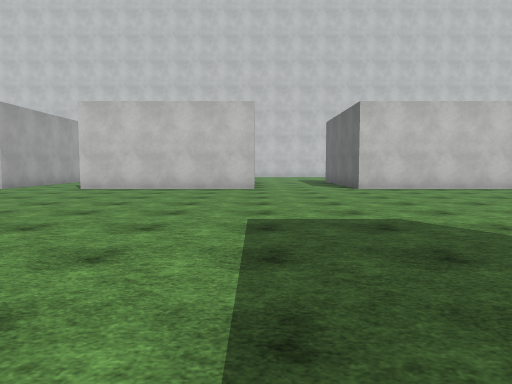
[1] (above)

24 first-person views from a walk through a Unity game level. The camera is 1.3 m above the floor, tilts 4° down and sees 70° across. The floor is counted in squares, 2 m on a side. Each view is taken from the middle of a square. On the plan, view 1 faces up. The plan holds only what a view shows up to about 11 squares ahead; the rest is blank. The place goes on beyond the plan. The player character is not drawn. Some animated figures are not drawn. Surface patterns are stand-ins for the level's own textures.

[2]
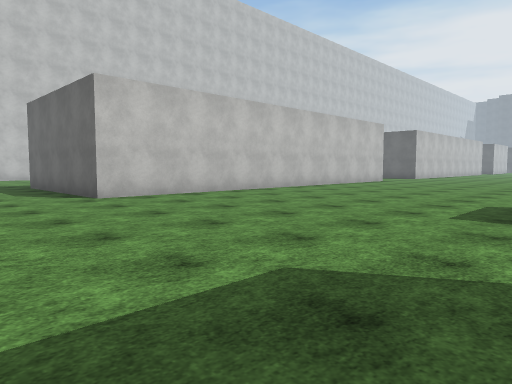

[3]
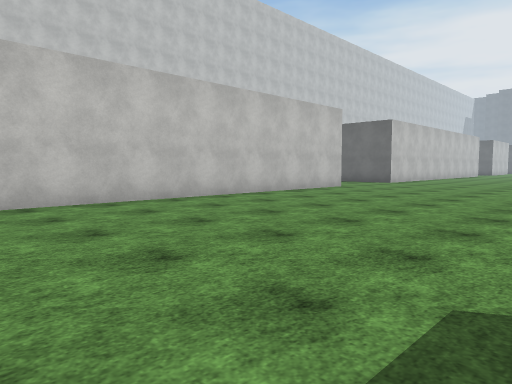

[4]
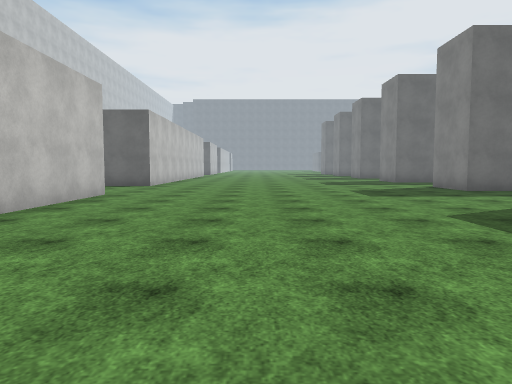

[5]
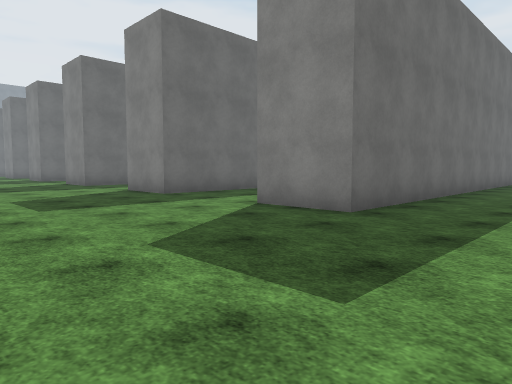

[6]
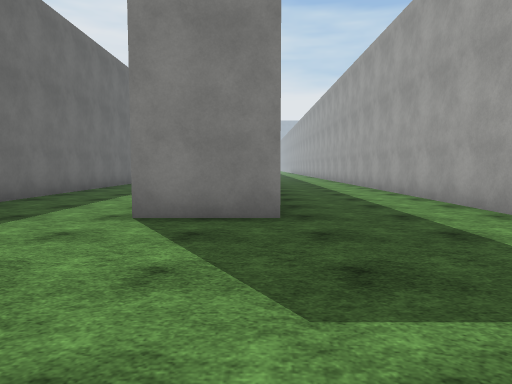

[7]
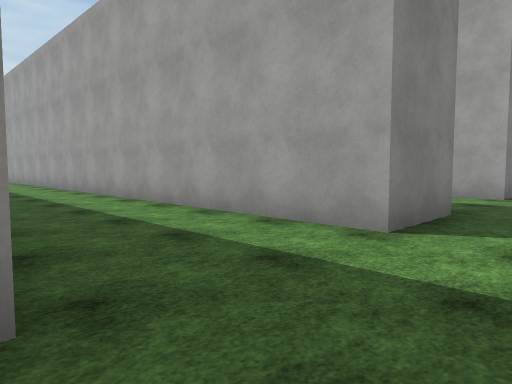

[8]
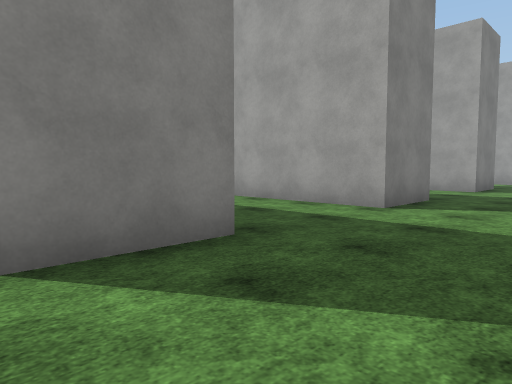

[9]
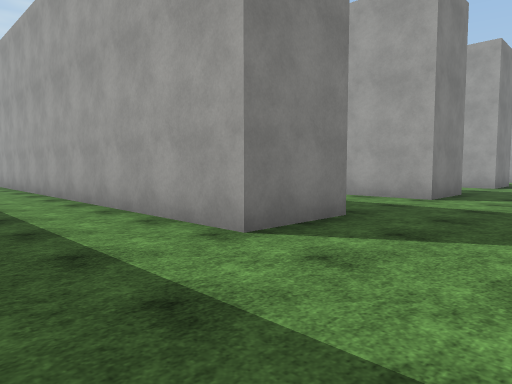

[10]
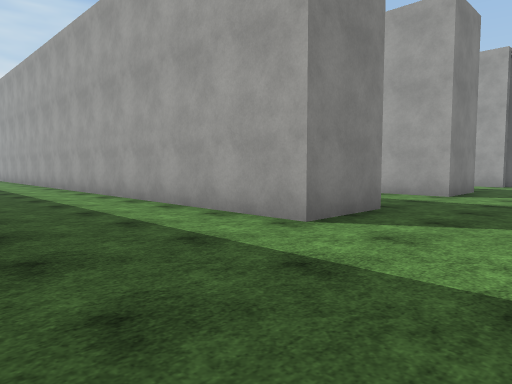

[11]
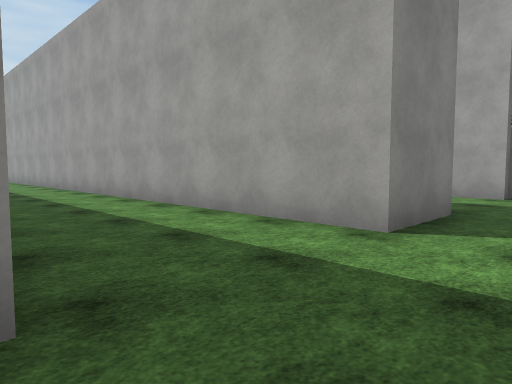

[12]
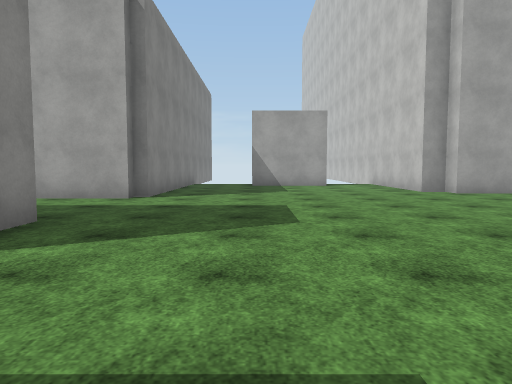

[13]
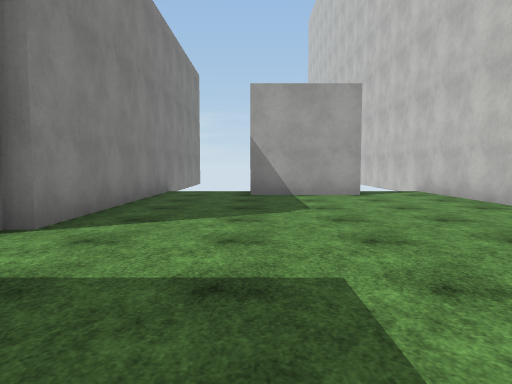

[14]
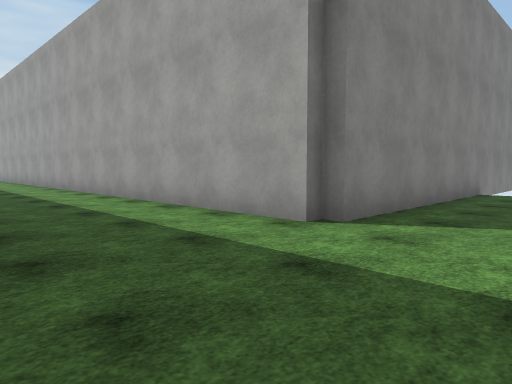

[15]
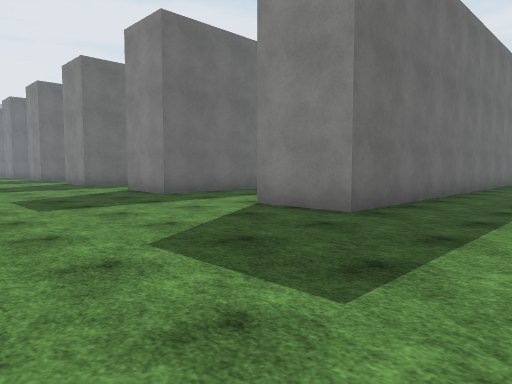

[16]
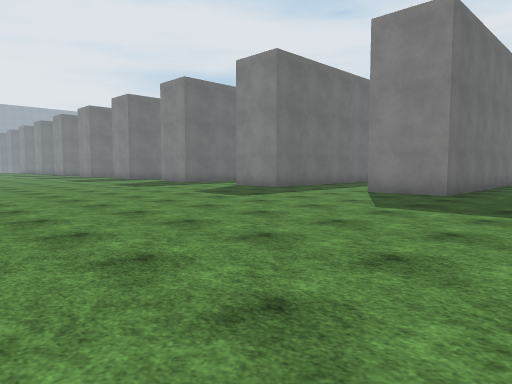

[17]
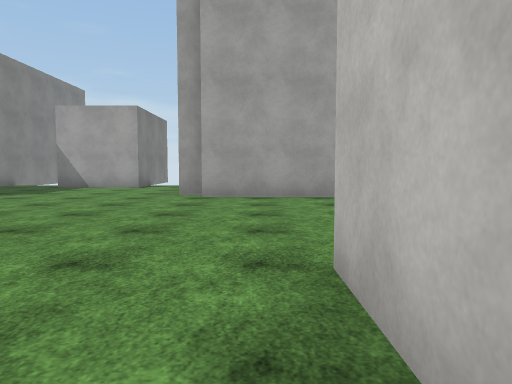

[18]
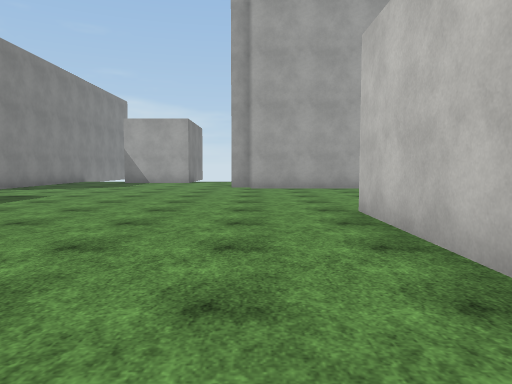

[19]
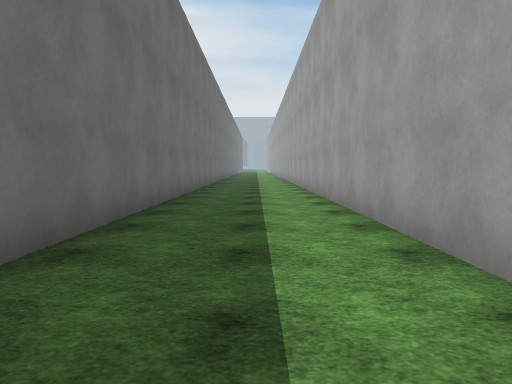

[20]
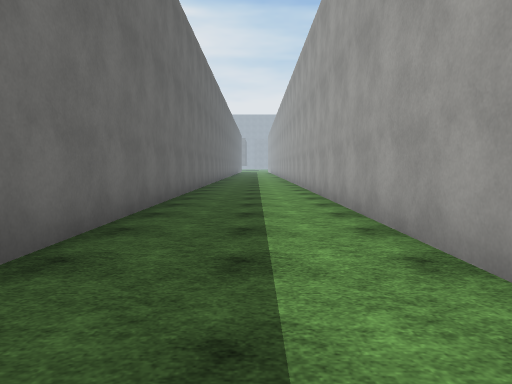

[21]
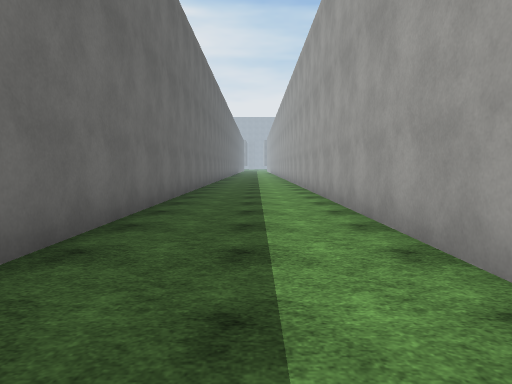

[22]
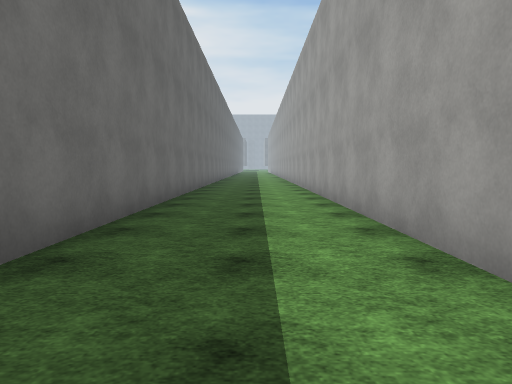

[23]
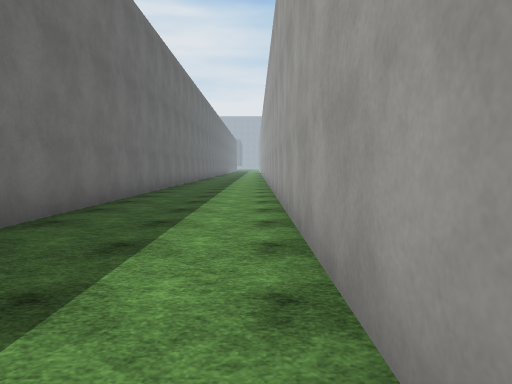

[24]
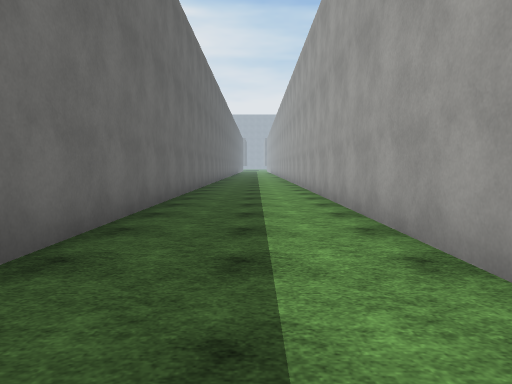

### Floor plan
Points are (right, up) in squares from view 1. A wall is a line through its corners. A room is listed if a view was taken in it or the views show most of it. See-through windows are left out.
Room 1 (views 1, 2, 3, 4, 5, 6, 7, 8, 9, 10, 11, 12, 13, 14, 15, 16, 17, 18, 19, 20, 21, 22, 23, 24)
walls: (1.6, 1.4) (3.6, 1.4) (3.6, -16); (-3.3, -1.8) (-3.3, 1.4) (-1.4, 1.4) (-1.4, -16); (6.6, 1.4) (8.6, 1.4); (-8.3, -7) (-8.3, 1.4) (-6.4, 1.4) (-6.4, -16); (0, 10.5) (-5.1, 10.5); (11.7, -7) (11.7, 1.4) (13.6, 1.4); (-13.4, 1.4) (-11.4, 1.4) (-11.4, -9.2); (-7.3, 11.1) (-7.3, 10.5); (1.7, -16) (1.7, -3.4); (-9, 10.5) (-12.4, 10.5); (-3.3, -16) (-3.3, -3.4); (16.7, -1.8) (16.7, 1.4) (18.6, 1.4); (6.7, -16) (6.7, -5.8); (15.5, 10.5) (3, 10.5) (3, 11.5); (-17.8, 11.5) (-17.8, 8.9) (-18.3, 8.9) (-18.3, 8.3) (-23.5, 8.3); (-21.3, 6.4) (-21.3, 3.9); (-23.5, 1.7) (-16.4, 1.7) (-16.4, -8.2)

Where each view was taken, in squares from view 1:
view 1: 0 up, 0 right, facing up
view 2: 3 up, 0 right, facing up-right
view 3: 4 up, 5 right, facing up-right
view 4: 7 up, 7 right, facing right
view 5: 6 up, 9 right, facing down-right
view 6: 6 up, 7 right, facing down
view 7: 3 up, 7 right, facing down-left
view 8: 4 up, 4 right, facing down-left
view 9: 4 up, 1 right, facing down-left
view 10: 4 up, 3 left, facing down-left
view 11: 3 up, 8 left, facing down-left
view 12: 4 up, 9 left, facing left
view 13: 4 up, 13 left, facing left
view 14: 4 up, 13 left, facing down-left
view 15: 6 up, 11 left, facing down-right
view 16: 10 up, 11 left, facing down-right
view 17: 10 up, 10 left, facing left
view 18: 9 up, 7 left, facing left
view 19: 1 down, 5 left, facing down
view 20: 5 down, 5 left, facing down
view 21: 1 down, 0 right, facing down
view 22: 5 down, 0 right, facing down
view 23: 2 down, 4 right, facing down
view 24: 5 down, 5 right, facing down
